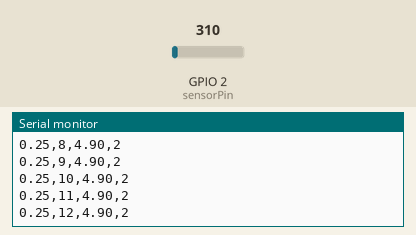
A sketch run on a simulated ESP32. Shown: the last lines printed to the serial monitor. The inputs (shaded band) are chosen by the test bench; at power-on: GPIO 2 (sensorPin) = 310.

Above: at 1.2 s.
1.3 s: GPIO 2 (sensorPin) set to 372
At 1.31 s:
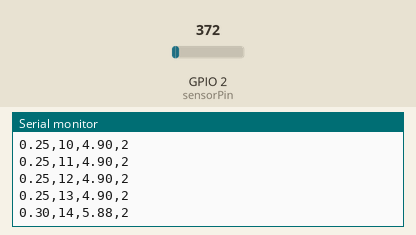
2.8 s: GPIO 2 (sensorPin) set to 434
At 2.81 s:
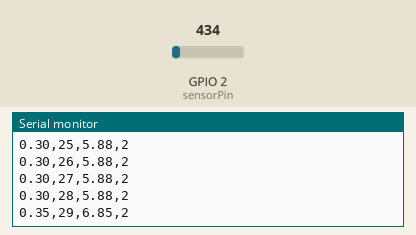
Timing chart, 0 to 5.8 s (numbered marks = the images above; inputs shaded):
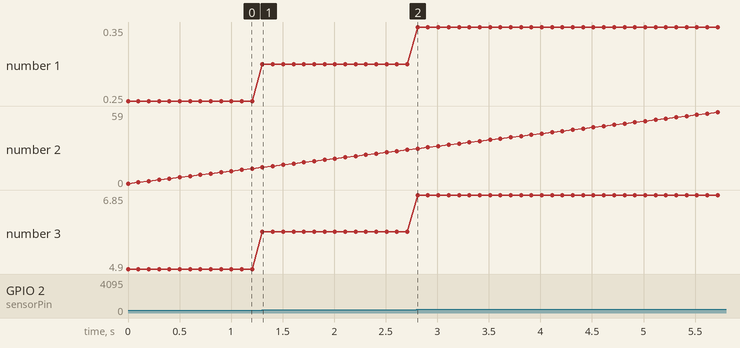

The sketch:

Bluetooth_temp.ino
```cpp
// Configuración del módulo Bluetooth
HardwareSerial BTSerial(1);

// Pin del sensor de temperatura LM35
const int sensorPin = 2;
float temperatureC;

// Variable para la velocidad
int velocidad = 0;

void setup() {
  // Inicia la comunicación serie con el PC
  Serial.begin(115200);

  // Inicia la comunicación serie con el módulo Bluetooth HC-05
  BTSerial.begin(115200); // Velocidad de comunicación para datos normales

}

void loop() {
  // Leer el valor del sensor de temperatura
  int sensorValue = analogRead(sensorPin); // Lee el valor del sensor (0-1023)
  float lectura = sensorValue * (3.3 / 4095.0); // Convierte el valor a grados Celsius
  float R1 = 18600000; // resistencia R1 en ohmios
  float R2 = 1000000;  // resistencia R2 en ohmios

  float Voltaje = lectura * (R1 + R2) / R2; // fórmula inversa para obtener Vin

  // Incrementar la velocidad y reiniciar a 0 si llega a 60
  velocidad++;
  if (velocidad >= 60) {
    velocidad = 0;
  }

  // Asignar valores fijos para voltaje y amperaje
  int amperaje = 2;

  // Crear la cadena para enviar
  String cadena = String(lectura) + "," + String(velocidad) + "," + String(Voltaje) + "," + String(amperaje);

  // Mostrar la temperatura en el monitor serial
  Serial.println(cadena);

  // Enviar el dato leído a través del módulo Bluetooth
  BTSerial.println(cadena);

  delay(100); // Espera 100 milisegundos
}
```

Measured:
- after the input at 1.3 s, the serial monitor: prints a new line at once (image 1)
- after the input at 2.8 s, the serial monitor: prints a new line at once (image 2)
- plotted number 1: 0.25 → 0.3 after the input at 1.3 s, 0.3 → 0.35 after the input at 2.8 s
- plotted number 3: 4.9 → 5.88 after the input at 1.3 s, 5.88 → 6.85 after the input at 2.8 s
